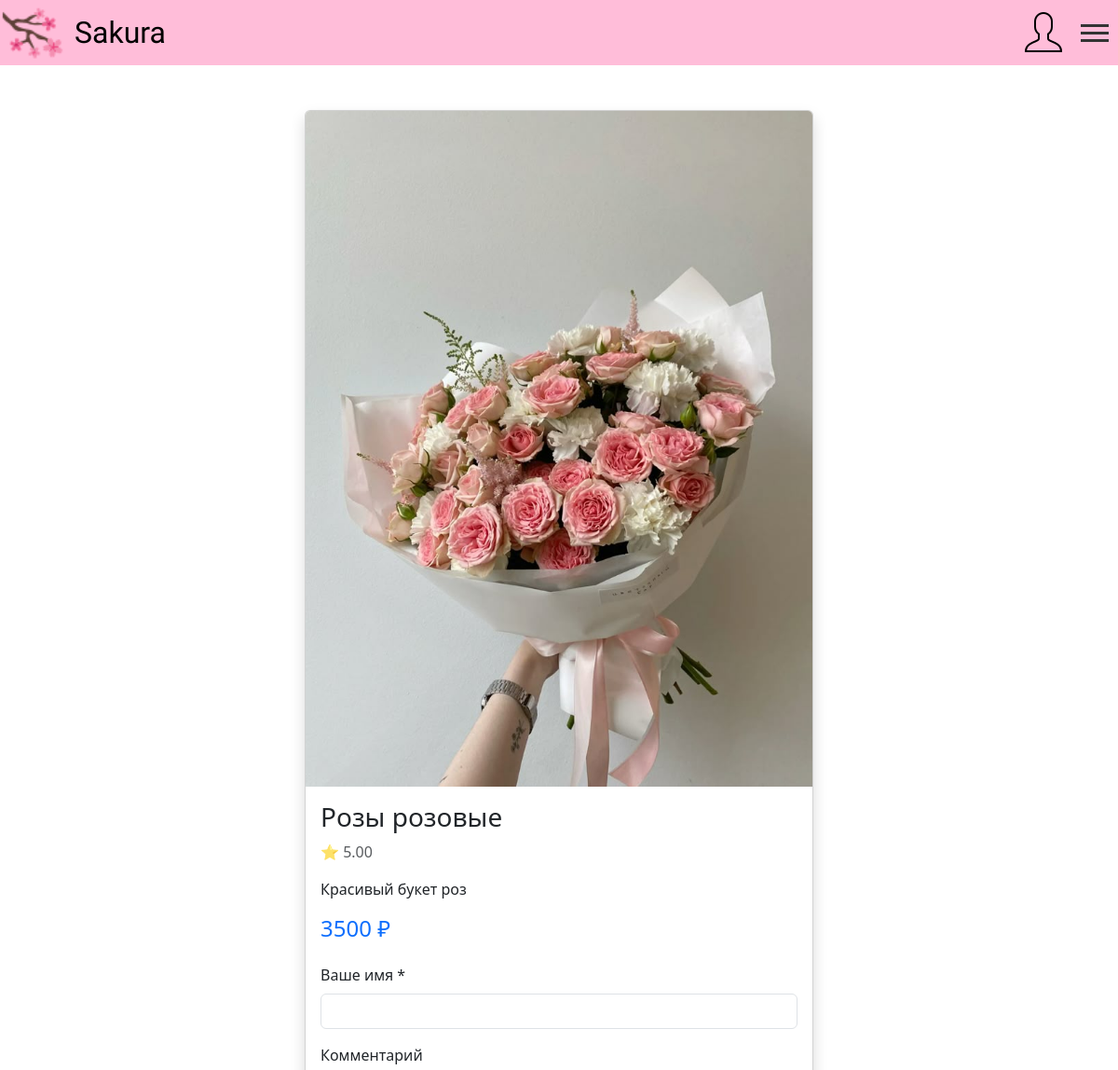
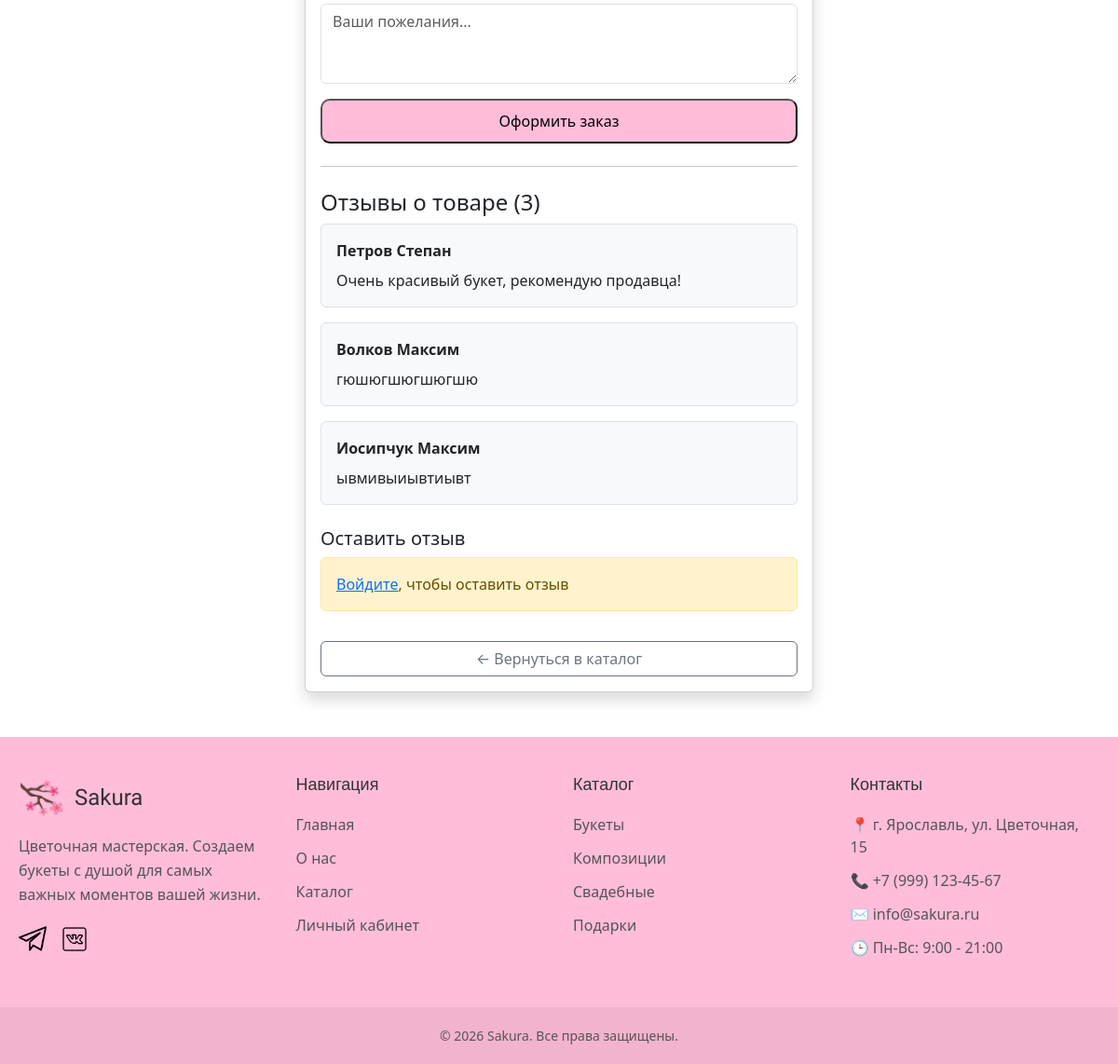
The page /order.php?id=2 on the database its author committed (2 pictures, top to bottom).
### tables this page shows
CREATE TABLE `tovar` (
  `id` int(11) NOT NULL,
  `name` varchar(255) NOT NULL,
  `description` varchar(255) NOT NULL,
  `price` int(11) NOT NULL,
  `rating` decimal(3,2) DEFAULT 5.00,
  `image` varchar(255) DEFAULT 'flow1.jpg'
);

CREATE TABLE `reviews` (
  `id` int(11) NOT NULL,
  `id_user` int(11) NOT NULL,
  `id_tovar` int(11) NOT NULL,
  `review` varchar(255) NOT NULL
);

CREATE TABLE `user` (
  `id` int(11) NOT NULL,
  `last_name` varchar(255) NOT NULL,
  `first_name` varchar(255) NOT NULL,
  `patronymic` varchar(255) NOT NULL,
  `login` varchar(255) NOT NULL,
  `password` varchar(255) NOT NULL
);

### order.php (the view, shortened to what this page needs)
<?php
require_once './db.php';
$productId = isset($_GET['id']) ? (int)$_GET['id'] : 0;
$stmt = $conn->prepare("SELECT id, name, description, price, image, rating FROM tovar WHERE id = ?");
$stmt->bind_param("i", $productId);
$stmt->execute();
$result = $stmt->get_result();
$product = $result->fetch_assoc();
$reviewsStmt = $conn->prepare("
    SELECT r.review, u.first_name, u.last_name
    FROM reviews r
    LEFT JOIN user u ON r.id_user = u.id
    WHERE r.id_tovar = ?
    ORDER BY r.id DESC
");
$reviewsStmt->bind_param("i", $product['id']);
$reviewsStmt->execute();
$reviewsResult = $reviewsStmt->get_result();
$userId = $_SESSION['user_id'] ?? null;
$isLoggedIn = ($userId !== null);
$userName = '';
$showSuccess = isset($_GET['success']) && $_GET['success'] == 1;
$orderData = $showSuccess && isset($_SESSION['last_order']) ? $_SESSION['last_order'] : null;
$oldReview = isset($_SESSION['old_review']) ? $_SESSION['old_review'] : '';
?>
<!DOCTYPE html>
<html lang="ru">
<head>
    <link rel="stylesheet" href="./css/stylecard.css">
    <link href="https://cdn.jsdelivr.net/npm/bootstrap@5.3.2/dist/css/bootstrap.min.css" rel="stylesheet">
</head>
<body>
    <header>
        <div class="header-block">
            <div class="block-logo">
                <a href="index.php"><img src="./images/logo.png" alt="Логотип"></a>
                <a href="index.php"><p>Sakura</p></a>
            </div>
            <div class="catalog-account">
                <a href="http://localhost/Flow/main.php"><img src="./images/account.png" alt="Личынй кабинет"></a>
                <label for="burger-toggle" class="burger">
                    <span></span>
                    <span></span>
                    <span></span>
                </label>
            </div>
        </div>
    </header>
    <div class="container py-5">
        <?php if ($showSuccess && $orderData): ?>
            <div class="row justify-content-center">
                <div class="col-md-8">
                    <div class="card shadow text-center">
                        <div class="card-body py-5">
                            <div class="success-icon">✅</div>
                            <h1 class="mt-3">Заказ успешно оформлен!</h1>
                            <p class="lead">Спасибо за ваш заказ. Мы свяжемся с вами.</p>
                            <div class="order-card mt-4 text-start">
                                <h4>Детали заказа</h4>
                                <hr>
                                <p><strong>Номер заказа:</strong> #<?= htmlspecialchars($orderData['order_id']) ?></p>
                                <p><strong>Товар:</strong> <?= htmlspecialchars($orderData['product_name']) ?></p>
                                <p><strong>Сумма:</strong> <?= (int)$orderData['product_price'] ?> ₽</p>
                                <p><strong>Имя:</strong> <?= htmlspecialchars($orderData['customer_name']) ?></p>
                                <?php if (!empty($orderData['comment'])): ?>
                                    <p><strong>Комментарий:</strong> <?= htmlspecialchars($orderData['comment']) ?></p>
                                <?php endif; ?>
                                <p><strong>Статус:</strong> <span class="badge bg-warning"><?= htmlspecialchars($orderData['status']) ?></span></p>
                            </div>
                            <div class="mt-4">
                                <a href="catalog.php" class="btn btn-primary">Продолжить покупки</a>
                                <a href="account.php" class="btn btn-outline-secondary">Личный кабинет</a>
                            </div>
                        </div>
                    </div>
                </div>
            </div>
        <?php else: ?>
            <div class="row justify-content-center">
                <div class="col-md-8 col-lg-6">
                    <div class="card shadow">
                        <img src="./images/<?= htmlspecialchars($product['image']) ?>" class="card-img-top" alt="<?= htmlspecialchars($product['name']) ?>">
                        <div class="card-body">
                            <h3 class="card-title"><?= htmlspecialchars($product['name']) ?></h3>
                            <p class="text-muted">⭐ <?= htmlspecialchars($product['rating']) ?></p>
                            <p class="card-text"><?= nl2br(htmlspecialchars($product['description'])) ?></p>
                            <h4 class="text-primary mb-4"><?= (int)$product['price'] ?> ₽</h4>
                            <form method="POST" action="">
                                <div class="mb-3">
                                    <label class="form-label">Ваше имя *</label>
                                    <input type="text" class="form-control" name="customer_name" value="<?= htmlspecialchars($userName) ?>" required>
                                </div>
                                <div class="mb-3">
                                    <label class="form-label">Комментарий</label>
                                    <textarea class="form-control" name="comment" rows="3" placeholder="Ваши пожелания..."></textarea>
                                </div>
                                <button type="submit" class="btn-btn-primary w-100">Оформить заказ</button>
                            </form>
                            <hr class="my-4">
                            <h4>Отзывы о товаре (<?= $reviewsResult->num_rows ?>)</h4>
                            <?php if ($reviewsResult->num_rows > 0): ?>
                                <?php while($review = $reviewsResult->fetch_assoc()): ?>
                                    <div class="review-card border rounded p-3 mb-3 bg-light">
                                        <strong><?= htmlspecialchars(($review['last_name'] ?? '') . ' ' . ($review['first_name'] ?? 'Покупатель')) ?></strong>
                                        <p class="mb-0 mt-2"><?= nl2br(htmlspecialchars($review['review'])) ?></p>
                                    </div>
                                <?php endwhile; ?>
                            <?php else: ?>
                                <div class="alert alert-info">Пока нет отзывов. Будьте первым!</div>
                            <?php endif; ?>
                            <div class="mt-4">
                                <h5>Оставить отзыв</h5>
                                <?php if ($isLoggedIn): ?>
                                    <form method="POST" action="">
                                        <input type="hidden" name="action" value="add_review">
                                        <input type="hidden" name="id_tovar" value="<?= (int)$product['id'] ?>">
                                        <input type="hidden" name="id_user" value="<?= (int)$userId ?>">
                                        <textarea class="form-control" name="review" rows="3" placeholder="Расскажите о вашем опыте..." required minlength="10"><?= htmlspecialchars($oldReview) ?></textarea>
                                        <small class="text-muted">Минимум 10 символов</small>
                                        <button type="submit" class="btn-btn-primary mt-2">Отправить отзыв</button>
                                    </form>
                                <?php else: ?>
                                    <div class="alert alert-warning"><a href="main.php">Войдите</a>, чтобы оставить отзыв</div>
                                <?php endif; ?>
                            </div>
                            <a href="catalog.php" class="btn btn-outline-secondary w-100 mt-3">← Вернуться в каталог</a>
                        </div>
                    </div>
                </div>
            </div>
        <?php endif; ?>
    </div>
    <footer class="footer">
        <div class="footer-container">
            <div class="footer-column">
                <div class="footer-logo">
                    <a href="http://localhost/Flow/index.php"><img src="./images/logo.png" alt="Логотип"></a>
                    <p>Sakura</p>
                </div>
                <p class="footer-about">Цветочная мастерская. Создаем букеты с душой для самых важных моментов вашей жизни.</p>
                <div class="footer-social">
                    <a href="#"><img src="./images/tg.png" alt="Telegram"></a>
                    <a href="#"><img src="./images/vk.png" alt="VK"></a>
                </div>
            </div>
            <div class="footer-column">
                <h4>Навигация</h4>
                <ul>
                    <li><a href="http://localhost/Flow/index.php">Главная</a></li>
                    <li><a href="./Frontend/about.html">О нас</a></li>
                    <li><a href="http://localhost/Flow/catalog.php">Каталог</a></li>
                    <li><a href="http://localhost/Flow/main.php">Личный кабинет</a></li>
                </ul>
            </div>
            <div class="footer-column">
                <h4>Каталог</h4>
                <ul>
                    <li><a href="#">Букеты</a></li>
                    <li><a href="#">Композиции</a></li>
                    <li><a href="#">Свадебные</a></li>
                    <li><a href="#">Подарки</a></li>
                </ul>
            </div>
            <div class="footer-column">
                <h4>Контакты</h4>
                <ul class="footer-contact">
                    <li>📍 г. Ярославль, ул. Цветочная, 15</li>
                    <li>📞 +7 (999) 123-45-67</li>
                    <li>✉️ info@sakura.ru</li>
                    <li>🕒 Пн-Вс: 9:00 - 21:00</li>
                </ul>
            </div>
        </div>
        <div class="footer-bottom">
            <p>&copy; 2026 Sakura. Все права защищены.</p>
        </div>
    </footer>
</body>
</html>

### css/stylecard.css (style rules this page uses)
html, body, div, span, applet, object, iframe, h1, h4, h5, h6, p, blockquote, pre, a, abbr, acronym, address, big, cite, code, del, dfn, em, img, ins, kbd, q, s, samp, small, strike, strong, sub, sup, tt, var, b, u, i, center, dl, dt, dd, ol, ul, li, fieldset, form, label, legend, table, caption, tbody, tfoot, thead, tr, th, td, article, aside, canvas, details, embed, figure, figcaption, footer, header, hgroup, menu, nav, output, ruby, section, summary, time, mark, audio, video { margin: 0; padding: 0; border: 0; font-size: 100%; font: inherit; vertical-align: baseline; }
article, aside, details, figcaption, figure, footer, header, hgroup, menu, nav, section { display: block; }
body { line-height: 1; }
ol, ul { list-style: none; }
html, body { height: 100%; margin: 0; padding: 0; }
body { display: flex; flex-direction: column; min-height: 100vh; }
.header-block { background: #FFBDD9; display: flex; justify-content: space-between; }
.block-logo { display: flex; align-items: center; gap: 10px; }
.block-logo a { display: flex; text-decoration: none; color: black; }
.block-logo a img { width: 70px; height: 70px; }
.block-logo p { font-family: "Rochester", cursive; font-weight: 300; font-size: 32px; margin: 0; line-height: 1; }
.catalog-account { display: flex; align-items: center; gap: 15px; position: relative; margin-right: 10px; }
.burger { display: flex; flex-direction: column; cursor: pointer; gap: 5px; }
.burger span { width: 30px; height: 3px; background-color: #333; transition: 0.3s; }
.container { flex: 1 0 auto; width: 100%; max-width: 1400px; margin: 0 auto; padding: 20px; }
.btn-btn-primary { background: #FFBDD9; text-decoration: none; color: black; padding: 10px 20px; border-radius: 10px; }
.footer { background: #FFBDD9; color: #333; margin-top: 80px; padding-top: 40px; }
.footer-container { display: grid; grid-template-columns: repeat(4, 1fr); gap: 30px; max-width: 1400px; margin: 0 auto; padding: 0 20px; }
.footer-column h4 { font-family: "Roboto", sans-serif; font-size: 18px; font-weight: 500; margin-bottom: 20px; color: #333; }
.footer-column ul { list-style: none; padding: 0; margin: 0; }
.footer-column ul li { margin-bottom: 12px; }
.footer-column ul li a { color: #555; text-decoration: none; transition: color 0.3s; }
.footer-logo { display: flex; align-items: center; gap: 10px; margin-bottom: 15px; }
.footer-logo img { width: 50px; height: 50px; }
.footer-logo p { font-family: "Rochester", cursive; font-size: 24px; margin: 0; }
.footer-about { color: #555; line-height: 1.6; margin-bottom: 20px; }
.footer-social { display: flex; gap: 15px; }
.footer-social a img { width: 30px; height: 30px; transition: opacity 0.3s; }
.footer-contact li { color: #555; display: flex; align-items: center; gap: 5px; }
.footer-bottom { background: rgba(0, 0, 0, 0.05); text-align: center; padding: 20px; margin-top: 40px; }
.footer-bottom p { margin: 0; color: #555; font-size: 14px; }
.footer { flex-shrink: 0; width: 100%; margin-top: auto; }

### order.php (style rules this page uses)
.review-card { transition: transform 0.2s; }

### rows shown on the page
tovar: image (picture), name "Розы розовые", rating "5.00", description "Красивый букет роз", price "3500"
reviews: id_user.first_name "Петров Степан", review "Очень красивый букет, рекомендую продавца!"
reviews: id_user.first_name "Волков Максим", review "гюшюгшюгшюгшю"
reviews: id_user.first_name "Иосипчук Максим", review "ывмивыиывтиывт"

### other values the page prints
$reviewsResult->num_rows "3"
